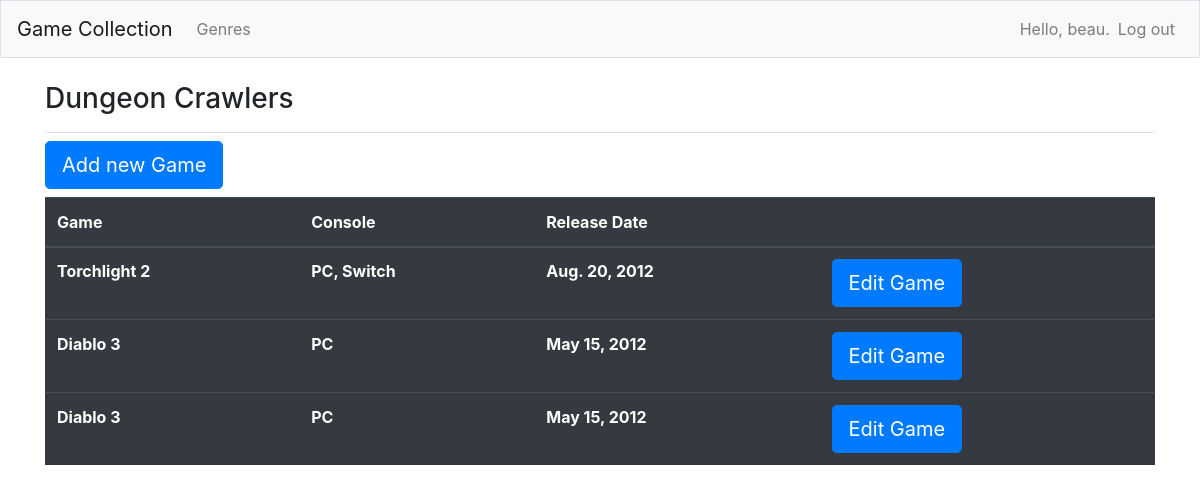
/4/games/ (signed in), run on an earlier commit of the app's database.
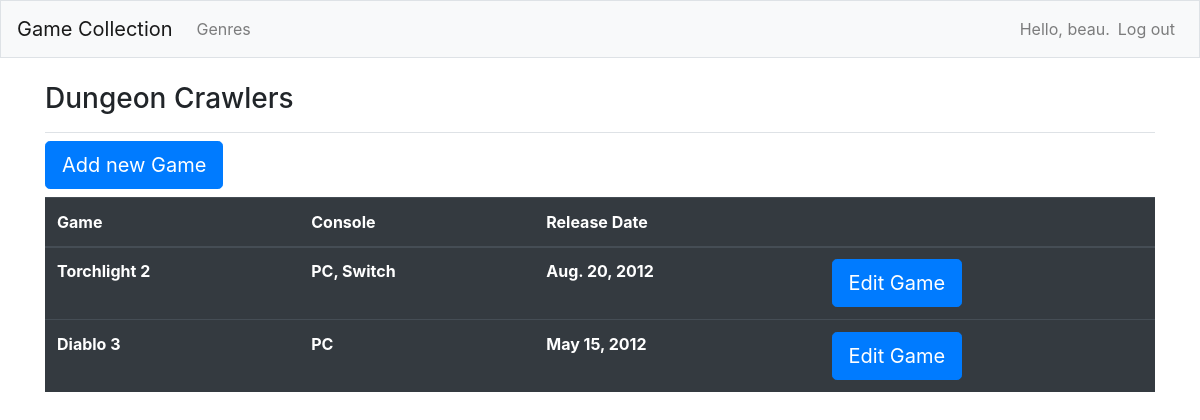
And on a later commit of the database.
### gameCollections/models.py (models this page shows, shortened)
class Game(models.Model):
    genre = models.ForeignKey(Genre, on_delete=models.CASCADE)
    name = models.CharField(max_length=200)
    console = models.CharField(max_length=200)
    releaseDate = models.DateField()
    class Meta:
        verbose_name_plural = 'games'

### gameCollections/views.py (the view)
# urls.py: path('<int:genre_id>/games/', views.games, name = 'games'),
@login_required
def games(request, genre_id):
    genre = Genre.objects.get(id = genre_id)
    if genre.owner != request.user:
        raise Http404
    games = genre.game_set.order_by('-releaseDate')
    context = {'genre' : genre, 'games' : games}
    return render (request, 'gameCollections/games.html', context)

### gameCollections/models.py (called while the page is built)
    def __str__(self):
        return self.name

### gameCollections/templates/gameCollections/games.html (shortened to what this page needs)
{% extends "gameCollections/base.html" %}
{% block page_header %}
    <h3>{{ genre }}</h3>
{% endblock page_header %}
{% block content %}
    <h3><a class="btn btn-lg btn-primary" href="{% url 'gameCollections:new_game' genre.id %}" role="button">Add new Game</a></h3>
    <table class="table table-dark">
        <thead>
            <tr>
                <th scope="col">Game</th>
                <th scope="col">Console</th>
                <th scope="col">Release Date</th>
                <th scope="col"></th>
        </thead>
        <tbody>
        {% for game in games %}
            <tr>
                <th>{{ game.name }}</th>
                <th>{{ game.console }}</th>
                <th>{{ game.releaseDate }}</th>
                <th><a class="btn btn-lg btn-primary" href="{% url 'gameCollections:edit_game' game.id %}" role="button">Edit Game</a></th>
            </tr>
        {% empty %}
            <p>No games have been added yet.</p>
        {% endfor %}
        </tbody>
    </table>
{% endblock content %}

What changed in the data, as far as the page shows it:
removed Game: name "Diablo 3", console "PC", releaseDate "May 15, 2012"
